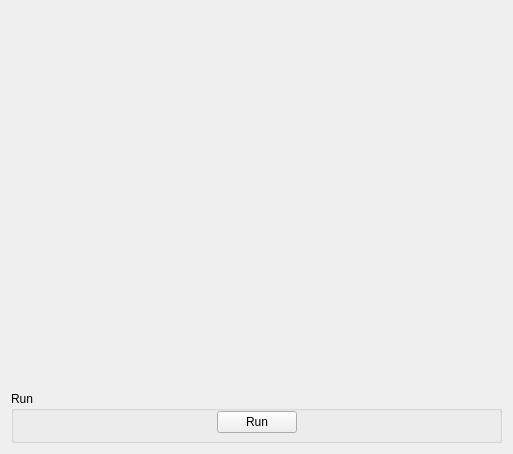
<?xml version="1.0" encoding="UTF-8"?>
<ui version="4.0">
 <class>IndirectFitTab</class>
 <widget class="QWidget" name="IndirectFitTab">
  <property name="geometry">
   <rect>
    <x>0</x>
    <y>0</y>
    <width>513</width>
    <height>454</height>
   </rect>
  </property>
  <property name="windowTitle">
   <string>Form</string>
  </property>
  <layout class="QVBoxLayout" name="verticalLayout">
   <item>
    <widget class="MantidQt::CustomInterfaces::IDA::DockWidgetArea" name="dockArea" native="true">
     <property name="sizePolicy">
      <sizepolicy hsizetype="MinimumExpanding" vsizetype="MinimumExpanding">
       <horstretch>0</horstretch>
       <verstretch>0</verstretch>
      </sizepolicy>
     </property>
    </widget>
   </item>
   <item>
    <widget class="QFrame" name="frame">
     <layout class="QVBoxLayout" name="verticalLayout_3">
      <property name="spacing">
       <number>0</number>
      </property>
      <property name="leftMargin">
       <number>0</number>
      </property>
      <property name="topMargin">
       <number>0</number>
      </property>
      <property name="rightMargin">
       <number>0</number>
      </property>
      <property name="bottomMargin">
       <number>0</number>
      </property>
      <item>
       <widget class="QGroupBox" name="gbRun">
        <property name="title">
         <string>Run</string>
        </property>
        <layout class="QHBoxLayout" name="horizontalLayout">
         <property name="topMargin">
          <number>0</number>
         </property>
         <property name="bottomMargin">
          <number>7</number>
         </property>
         <item>
          <spacer name="horizontalSpacer">
           <property name="orientation">
            <enum>Qt::Horizontal</enum>
           </property>
           <property name="sizeHint" stdset="0">
            <size>
             <width>40</width>
             <height>20</height>
            </size>
           </property>
          </spacer>
         </item>
         <item>
          <widget class="QPushButton" name="pbRun">
           <property name="text">
            <string>Run</string>
           </property>
          </widget>
         </item>
         <item>
          <spacer name="horizontalSpacer_2">
           <property name="orientation">
            <enum>Qt::Horizontal</enum>
           </property>
           <property name="sizeHint" stdset="0">
            <size>
             <width>40</width>
             <height>20</height>
            </size>
           </property>
          </spacer>
         </item>
        </layout>
       </widget>
      </item>
      <item>
       <widget class="MantidQt::CustomInterfaces::IDA::FitOutputOptionsView" name="ovOutputOptionsView" native="true"/>
      </item>
     </layout>
    </widget>
   </item>
  </layout>
 </widget>
 <customwidgets>
  <customwidget>
   <class>MantidQt::CustomInterfaces::IDA::FitOutputOptionsView</class>
   <extends>QWidget</extends>
   <header>Analysis/FitOutputOptionsView.h</header>
   <container>1</container>
  </customwidget>
  <customwidget>
   <class>MantidQt::CustomInterfaces::IDA::DockWidgetArea</class>
   <extends>QWidget</extends>
   <header>Analysis/DockWidgetArea.h</header>
   <container>1</container>
  </customwidget>
 </customwidgets>
 <resources/>
 <connections/>
</ui>
